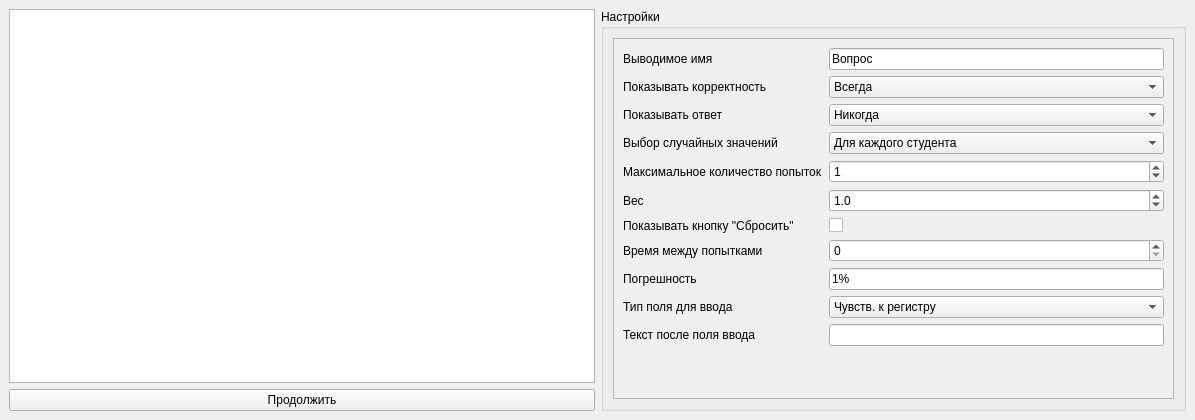
<?xml version="1.0" encoding="UTF-8"?>
<ui version="4.0">
 <class>MainWindow</class>
 <widget class="QMainWindow" name="MainWindow">
  <property name="geometry">
   <rect>
    <x>0</x>
    <y>0</y>
    <width>1195</width>
    <height>420</height>
   </rect>
  </property>
  <property name="windowTitle">
   <string>Настройка вопроса</string>
  </property>
  <widget class="QWidget" name="centralwidget">
   <layout class="QHBoxLayout" name="horizontalLayout">
    <item>
     <layout class="QVBoxLayout" name="Input_and_console">
      <property name="leftMargin">
       <number>0</number>
      </property>
      <item>
       <widget class="QTextBrowser" name="question_text"/>
      </item>
      <item>
       <widget class="QPushButton" name="confirm">
        <property name="text">
         <string>Продолжить</string>
        </property>
       </widget>
      </item>
     </layout>
    </item>
    <item>
     <widget class="QGroupBox" name="Options">
      <property name="inputMethodHints">
       <set>Qt::ImhNone</set>
      </property>
      <property name="title">
       <string>Настройки</string>
      </property>
      <layout class="QVBoxLayout" name="verticalLayout">
       <item>
        <widget class="QScrollArea" name="scrollArea">
         <property name="widgetResizable">
          <bool>true</bool>
         </property>
         <widget class="QWidget" name="scrollAreaWidgetContents">
          <property name="geometry">
           <rect>
            <x>0</x>
            <y>0</y>
            <width>682</width>
            <height>361</height>
           </rect>
          </property>
          <layout class="QVBoxLayout" name="verticalLayout_4">
           <item>
            <layout class="QFormLayout" name="formLayout_2">
             <item row="1" column="0">
              <widget class="QLabel" name="label_display_name_q">
               <property name="text">
                <string>Выводимое имя</string>
               </property>
              </widget>
             </item>
             <item row="1" column="1">
              <widget class="QLineEdit" name="lineEdit_display_name_q">
               <property name="text">
                <string>Вопрос</string>
               </property>
              </widget>
             </item>
             <item row="2" column="0">
              <widget class="QLabel" name="label_show_correctness_q">
               <property name="text">
                <string>Показывать корректность</string>
               </property>
              </widget>
             </item>
             <item row="2" column="1">
              <widget class="QComboBox" name="comboBox_show_correctness_q">
               <item>
                <property name="text">
                 <string>Всегда</string>
                </property>
               </item>
               <item>
                <property name="text">
                 <string>Никогда</string>
                </property>
               </item>
              </widget>
             </item>
             <item row="3" column="0">
              <widget class="QLabel" name="label_showanswer_q">
               <property name="text">
                <string>Показывать ответ</string>
               </property>
              </widget>
             </item>
             <item row="3" column="1">
              <widget class="QComboBox" name="comboBox_showanswer_q">
               <item>
                <property name="text">
                 <string>Никогда</string>
                </property>
               </item>
               <item>
                <property name="text">
                 <string>Всегда</string>
                </property>
               </item>
               <item>
                <property name="text">
                 <string>Дан ответ</string>
                </property>
               </item>
               <item>
                <property name="text">
                 <string>Использована попытка</string>
                </property>
               </item>
               <item>
                <property name="text">
                 <string>Закрыт</string>
                </property>
               </item>
               <item>
                <property name="text">
                 <string>Выполнен</string>
                </property>
               </item>
               <item>
                <property name="text">
                 <string>Ответ верен или прошёл срок сдачи</string>
                </property>
               </item>
               <item>
                <property name="text">
                 <string>Прошёл срок сдачи</string>
                </property>
               </item>
              </widget>
             </item>
             <item row="4" column="0">
              <widget class="QLabel" name="label_rerandomize_q">
               <property name="text">
                <string>Выбор случайных значений</string>
               </property>
              </widget>
             </item>
             <item row="4" column="1">
              <widget class="QComboBox" name="comboBox_rerandomize_q">
               <item>
                <property name="text">
                 <string>Для каждого студента</string>
                </property>
               </item>
               <item>
                <property name="text">
                 <string>Всегда</string>
                </property>
               </item>
               <item>
                <property name="text">
                 <string>При сбросе</string>
                </property>
               </item>
               <item>
                <property name="text">
                 <string>Никогда</string>
                </property>
               </item>
              </widget>
             </item>
             <item row="5" column="0">
              <widget class="QLabel" name="label_max_attempts_q">
               <property name="text">
                <string>Максимальное количество попыток</string>
               </property>
              </widget>
             </item>
             <item row="5" column="1">
              <widget class="QSpinBox" name="spinBox_max_attempts_q">
               <property name="value">
                <number>1</number>
               </property>
              </widget>
             </item>
             <item row="6" column="0">
              <widget class="QLabel" name="label_weight">
               <property name="text">
                <string>Вес</string>
               </property>
              </widget>
             </item>
             <item row="6" column="1">
              <widget class="QDoubleSpinBox" name="doubleSpinBox_weight_q">
               <property name="decimals">
                <number>1</number>
               </property>
               <property name="singleStep">
                <double>0.100000000000000</double>
               </property>
               <property name="value">
                <double>1.000000000000000</double>
               </property>
              </widget>
             </item>
             <item row="7" column="0">
              <widget class="QLabel" name="label_show_reset_button_q">
               <property name="text">
                <string>Показывать кнопку &quot;Cбросить&quot;</string>
               </property>
              </widget>
             </item>
             <item row="7" column="1">
              <widget class="QCheckBox" name="checkBox_show_reset_button_q">
               <property name="text">
                <string/>
               </property>
              </widget>
             </item>
             <item row="8" column="0">
              <widget class="QLabel" name="label_submission_wait_seconds_q">
               <property name="text">
                <string>Время между попытками</string>
               </property>
              </widget>
             </item>
             <item row="8" column="1">
              <widget class="QSpinBox" name="spinBox_submission_wait_seconds_q"/>
             </item>
             <item row="9" column="0">
              <widget class="QLabel" name="label_3">
               <property name="text">
                <string>Погрешность</string>
               </property>
              </widget>
             </item>
             <item row="9" column="1">
              <widget class="QLineEdit" name="lineEdit">
               <property name="text">
                <string>1%</string>
               </property>
              </widget>
             </item>
             <item row="10" column="0">
              <widget class="QLabel" name="label_reg_type">
               <property name="text">
                <string>Тип поля для ввода</string>
               </property>
              </widget>
             </item>
             <item row="10" column="1">
              <widget class="QComboBox" name="comboBox_reg_type">
               <item>
                <property name="text">
                 <string>Чувств. к регистру</string>
                </property>
               </item>
               <item>
                <property name="text">
                 <string>Нечувств. к регистру</string>
                </property>
               </item>
               <item>
                <property name="text">
                 <string>Для рег. выражений, чувств. к регистру</string>
                </property>
               </item>
               <item>
                <property name="text">
                 <string>Для рег. выражений, нечувств. к регистру</string>
                </property>
               </item>
              </widget>
             </item>
             <item row="11" column="0">
              <widget class="QLabel" name="label_trailing_text">
               <property name="text">
                <string>Текст после поля ввода</string>
               </property>
              </widget>
             </item>
             <item row="11" column="1">
              <widget class="QLineEdit" name="lineEdit_trailing_text"/>
             </item>
            </layout>
           </item>
          </layout>
         </widget>
        </widget>
       </item>
      </layout>
     </widget>
    </item>
   </layout>
  </widget>
 </widget>
 <resources/>
 <connections/>
</ui>
